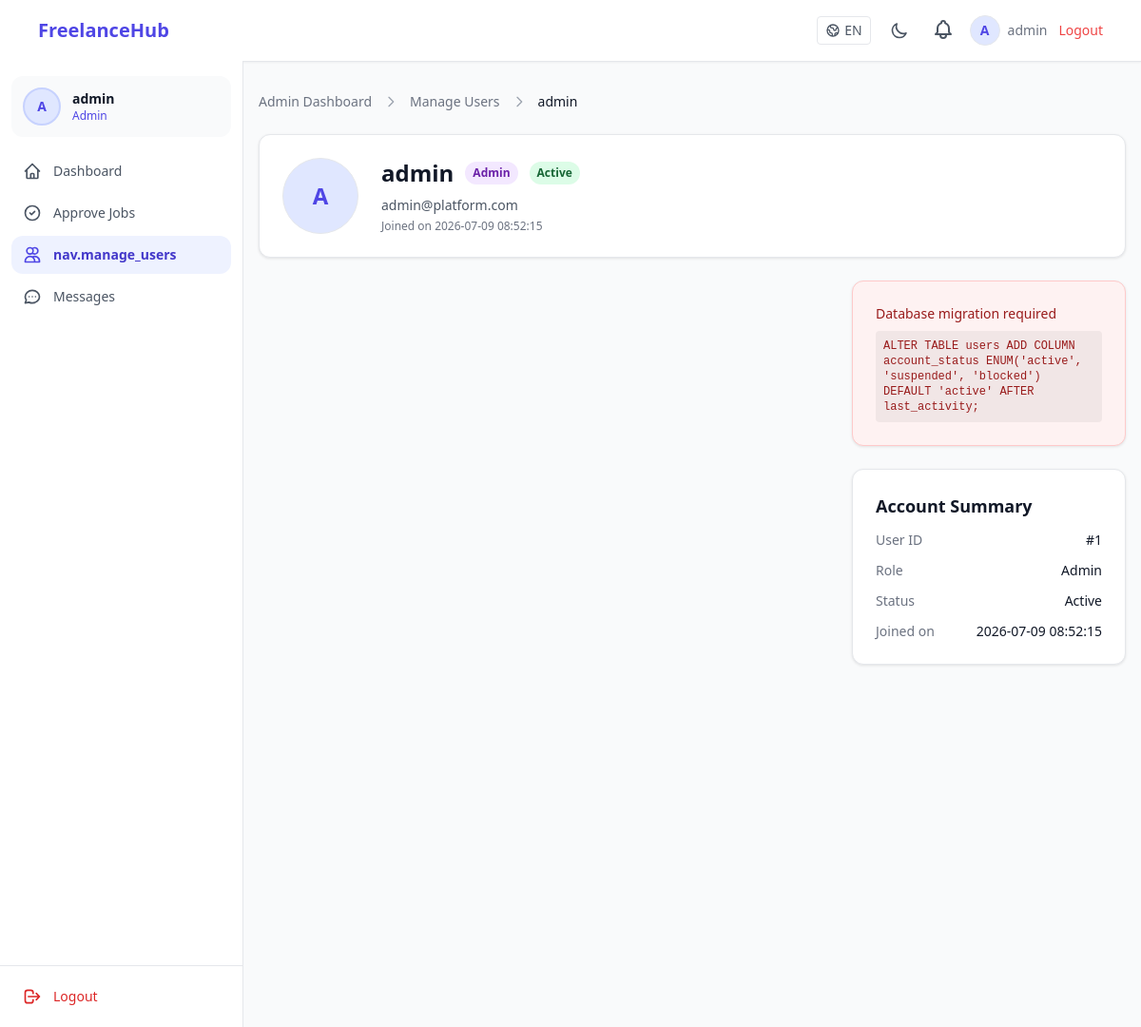
The page /admin/view_user.php?id=1 (signed in) on the database its author committed.
### tables this page shows
CREATE TABLE users (
    id INT PRIMARY KEY AUTO_INCREMENT,
    username VARCHAR(50) NOT NULL,
    email VARCHAR(100) UNIQUE NOT NULL,
    password VARCHAR(255) NOT NULL,
    profile_image VARCHAR(255) DEFAULT NULL,
    role ENUM('admin', 'company', 'freelancer') NOT NULL,
    created_at TIMESTAMP DEFAULT CURRENT_TIMESTAMP
);

### admin/view_user.php (the view, shortened to what the rows shown need)
<?php
require_once __DIR__ . '/../config/db.php';
require_once __DIR__ . '/../config/auth.php';
require_once __DIR__ . '/../config/notifications.php';
require_role('admin');
$has_status_col = has_account_status_column();
$user_id = (int) ($_GET['id'] ?? 0);
$status_col = $has_status_col ? 'account_status,' : "'active' AS account_status,";
$stmt = $conn->prepare("SELECT id, username, email, role, {$status_col} created_at, profile_image FROM users WHERE id = ?");
$stmt->bind_param('i', $user_id);
$stmt->execute();
$target_user = $stmt->get_result()->fetch_assoc();
$status = $target_user['account_status'] ?? 'active';
require __DIR__ . '/../includes/header.php';
?>
<div class="mb-6 admin-fade">
    <div class="flex items-center gap-3 mb-1">
        <a href="<?= e(base_url('admin/admin_dashboard.php')) ?>" class="text-sm hover:underline" style="color:var(--color-text-muted)"><?= e(__('admin.dashboard_title')) ?></a>
        <svg class="w-4 h-4" fill="none" viewBox="0 0 24 24" stroke="currentColor" stroke-width="2" style="color:var(--color-text-placeholder)"><path stroke-linecap="round" stroke-linejoin="round" d="M9 5l7 7-7 7"/></svg>
        <a href="<?= e(base_url('admin/manage_users.php')) ?>" class="text-sm hover:underline" style="color:var(--color-text-muted)"><?= e(__('admin.manage_users')) ?></a>
        <svg class="w-4 h-4" fill="none" viewBox="0 0 24 24" stroke="currentColor" stroke-width="2" style="color:var(--color-text-placeholder)"><path stroke-linecap="round" stroke-linejoin="round" d="M9 5l7 7-7 7"/></svg>
        <span class="text-sm font-medium" style="color:var(--color-text-primary)"><?= e($target_user['username']) ?></span>
    </div>
</div>
<div class="card mb-6">
    <div class="flex flex-wrap items-start gap-6">
        <?php $imgUrl = profile_image_url($target_user['profile_image']); ?>
        <?php if ($imgUrl): ?>
            <img src="<?= e($imgUrl) ?>" alt="" class="w-20 h-20 rounded-full object-cover border" style="border-color:var(--color-border)">
        <?php else: ?>
            <div class="w-20 h-20 rounded-full bg-indigo-100 dark:bg-indigo-900 flex items-center justify-center text-indigo-600 dark:text-indigo-300 font-bold text-2xl border" style="border-color:var(--color-border)">
                <?= e(_first_char($target_user['username'])) ?>
            </div>
        <?php endif; ?>
        <div class="flex-1 min-w-0">
            <div class="flex flex-wrap items-center gap-3 mb-2">
                <h1 class="text-2xl font-bold" style="color:var(--color-text-primary)"><?= e($target_user['username']) ?></h1>
                <?php
                $role_class = $target_user['role'] === 'company'
                    ? 'bg-green-100 dark:bg-green-900/30 text-green-800 dark:text-green-300'
                    : 'bg-purple-100 dark:bg-purple-900/30 text-purple-800 dark:text-purple-300';
                ?>
                <span class="inline-flex px-2 py-1 text-xs font-semibold rounded-full <?= $role_class ?>"><?= e(ucfirst($target_user['role'])) ?></span>
                <?php
                $status_classes = [
                    'active' => 'bg-green-100 dark:bg-green-900/30 text-green-800 dark:text-green-300',
                    'suspended' => 'bg-yellow-100 dark:bg-yellow-900/30 text-yellow-800 dark:text-yellow-300',
                    'blocked' => 'bg-red-100 dark:bg-red-900/30 text-red-800 dark:text-red-300',
                ];
                $sc = $status_classes[$status] ?? $status_classes['active'];
                ?>
                <span class="inline-flex px-2 py-1 text-xs font-semibold rounded-full <?= $sc ?>"><?= e(__('user_status.' . $status)) ?></span>
            </div>
            <p class="text-sm mb-1" style="color:var(--color-text-secondary)"><?= e($target_user['email']) ?></p>
            <p class="text-xs" style="color:var(--color-text-muted)"><?= e(__('admin.joined_on')) ?> <?= e($target_user['created_at']) ?></p>
        </div>
    </div>
</div>
<div class="grid md:grid-cols-3 gap-6">
    <div class="space-y-6">
        <div class="card">
            <h2 class="text-lg font-semibold mb-3" style="color:var(--color-text-primary)"><?= e(__('admin.account_summary')) ?></h2>
            <div class="space-y-3 text-sm">
                <div class="flex justify-between">
                    <span style="color:var(--color-text-muted)"><?= e(__('admin.user_id')) ?></span>
                    <span style="color:var(--color-text-primary)">#<?= $target_user['id'] ?></span>
                </div>
                <div class="flex justify-between">
                    <span style="color:var(--color-text-muted)"><?= e(__('admin.role')) ?></span>
                    <span style="color:var(--color-text-primary)"><?= e(ucfirst($target_user['role'])) ?></span>
                </div>
                <div class="flex justify-between">
                    <span style="color:var(--color-text-muted)"><?= e(__('admin.joined_on')) ?></span>
                    <span style="color:var(--color-text-primary)"><?= e($target_user['created_at']) ?></span>
                </div>
            </div>
        </div>
    </div>
</div>
<?php require __DIR__ . '/../includes/footer.php'; ?>

### includes/navbar.php (shortened to what the rows shown need)
<?php
require_once __DIR__ . '/../config/db.php';
require_once __DIR__ . '/../config/notifications.php';
$user = current_user();
$role = $user['role'] ?? null;
if ($role && isset($user['user_id'])) {
    $unread_count = get_unread_notification_count($conn, (int) $user['user_id']);
    if (in_array($role, ['company', 'freelancer', 'admin'], true)) {
        require_once __DIR__ . '/../config/chat.php';
        $chat_unread = get_unread_count($conn, (int) $user['user_id']);
    }
}
$current_lang = current_lang();
?>
<nav class="shadow-sm border-b" style="background:var(--color-nav);border-color:var(--color-border)">
    <div class="container mx-auto px-4 max-w-6xl">
        <div class="flex items-center justify-between h-16">
            <div class="flex items-center gap-3">
                <?php if ($role): ?>
                    <div class="relative" id="lang-switcher">
                        <button type="button" onclick="document.getElementById('lang-dropdown').classList.toggle('hidden')" class="flex items-center gap-1 px-2 py-1 rounded text-sm font-medium border" style="color:var(--color-text-secondary);border-color:var(--color-border);background:var(--color-card)">
                            <span class="hidden sm:inline"><?= $current_lang === 'my' ? 'MY' : 'EN' ?></span>
                        </button>
                    </div>
                    <button id="theme-toggle" type="button" class="p-2 rounded-lg hover:bg-gray-100 dark:hover:bg-gray-700" style="color:var(--color-text-secondary)" aria-label="Toggle theme">
                        <svg class="w-5 h-5 dark:hidden" fill="none" viewBox="0 0 24 24" stroke="currentColor" stroke-width="2">
                            <path stroke-linecap="round" stroke-linejoin="round" d="M20.354 15.354A9 9 0 018.646 3.646 9.003 9.003 0 0012 21a9.003 9.003 0 008.354-5.646z"/>
                        </svg>
                    </button>
                    <div class="relative notification-container">
                        <button type="button" class="notification-toggle relative p-1 rounded-lg hover:bg-gray-100 dark:hover:bg-gray-700 focus:outline-none transition-colors" style="color:var(--color-text-secondary)" aria-label="<?= e(__('notif.title')) ?>">
                        </button>
                    </div>
                    <?php $profileLink = $role === 'company' ? 'company/profile.php' : ($role === 'freelancer' ? 'freelancer/profile.php' : '#'); ?>
                    <a href="<?= e(base_url($profileLink)) ?>" class="flex items-center gap-2 hover:opacity-80 transition-opacity">
                        <?php $imgUrl = profile_image_url($user['profile_image']); ?>
                        <?php if ($imgUrl): ?>
                            <img src="<?= e($imgUrl) ?>" alt="" class="w-8 h-8 rounded-full object-cover border" style="border-color:var(--color-border)">
                        <?php else: ?>
                            <div class="w-8 h-8 rounded-full bg-indigo-100 dark:bg-indigo-900 flex items-center justify-center text-indigo-600 dark:text-indigo-300 font-bold text-sm border" style="border-color:var(--color-border)">
                                <?= e(_first_char($user['username'])) ?>
                            </div>
                        <?php endif; ?>
                        <span class="text-sm hidden sm:inline" style="color:var(--color-text-muted)"><?= e($user['username']) ?></span>
                    </a>
                    <a href="<?= e(base_url('logout.php')) ?>" class="text-sm font-medium text-red-500 hover:text-red-600"><?= e(__('nav.logout')) ?></a>
                <?php endif; ?>
            </div>
        </div>
    </div>
</nav>

### admin/includes/admin_sidebar.php (shortened to what the rows shown need)
<?php
$admin_user = current_user();
$admin_script = basename($_SERVER['SCRIPT_NAME'] ?? '');
$admin_dir = basename(dirname($_SERVER['SCRIPT_NAME'] ?? ''));
$admin_page = match(true) {
    $admin_script === 'admin_dashboard.php' => 'dashboard',
    $admin_script === 'approve_jobs.php' => 'approve',
    $admin_script === 'manage_users.php' || $admin_script === 'view_user.php' => 'users',
    $admin_dir === 'chat' && $admin_script === 'index.php' => 'messages',
    default => 'dashboard'
};
$admin_pending_count = 0;
try {
    $r = $conn->query("SELECT COUNT(*) AS cnt FROM jobs WHERE status = 'pending'");
    if ($r) $admin_pending_count = (int) $r->fetch_assoc()['cnt'];
} catch (mysqli_sql_exception $e) {}
$admin_nav = [
    [
        'id' => 'dashboard',
        'label' => __('nav.dashboard'),
        'url' => 'admin/admin_dashboard.php',
        'icon' => 'M3 12l2-2m0 0l7-7 7 7M5 10v10a1 1 0 001 1h3m10-11l2 2m-2-2v10a1 1 0 01-1 1h-3m-6 0a1 1 0 001-1v-4a1 1 0 011-1h2a1 1 0 011 1v4a1 1 0 001 1m-6 0h6',
    ],
    [
        'id' => 'approve',
        'label' => __('nav.approve_jobs'),
        'url' => 'admin/approve_jobs.php',
        'icon' => 'M9 12l2 2 4-4m6 2a9 9 0 11-18 0 9 9 0 0118 0z',
        'badge' => $admin_pending_count > 0 ? $admin_pending_count : null,
    ],
    [
        'id' => 'users',
        'label' => __('nav.manage_users'),
        'url' => 'admin/manage_users.php',
        'icon' => 'M12 4.354a4 4 0 110 5.292M15 21H3v-1a6 6 0 0112 0v1zm0 0h6v-1a6 6 0 00-9-5.197M13 7a4 4 0 11-8 0 4 4 0 018 0z',
    ],
    [
        'id' => 'messages',
        'label' => __('nav.messages'),
        'url' => 'chat/index.php',
        'icon' => 'M8 12h.01M12 12h.01M16 12h.01M21 12c0 4.418-4.03 8-9 8a9.863 9.863 0 01-4.255-.949L3 20l1.395-3.72C3.512 15.042 3 13.574 3 12c0-4.418 4.03-8 9-8s9 3.582 9 8z',
        'badge' => ($chat_unread ?? 0) > 0 ? min($chat_unread, 99) : null,
    ],
];
?>
<div class="py-4 px-3">
    <div class="flex items-center gap-3 px-3 py-3 mb-4 rounded-xl" style="background:var(--color-bg)">
        <?php $admin_img = profile_image_url($admin_user['profile_image'] ?? ''); ?>
        <?php if ($admin_img): ?>
            <img src="<?= e($admin_img) ?>" alt="" class="w-10 h-10 rounded-full object-cover border-2 border-indigo-200 dark:border-indigo-800">
        <?php else: ?>
            <div class="w-10 h-10 rounded-full bg-indigo-100 dark:bg-indigo-900 flex items-center justify-center text-indigo-600 dark:text-indigo-300 font-bold text-sm border-2 border-indigo-200 dark:border-indigo-800 flex-shrink-0">
                <?= e(_first_char($admin_user['username'] ?? 'A')) ?>
            </div>
        <?php endif; ?>
        <div class="min-w-0 flex-1">
            <p class="text-sm font-semibold truncate" style="color:var(--color-text-primary)"><?= e($admin_user['username'] ?? '') ?></p>
            <p class="text-xs font-medium text-indigo-600 dark:text-indigo-400"><?= e(__('role.admin')) ?></p>
        </div>
    </div>
    <nav class="space-y-1">
        <?php foreach ($admin_nav as $item):
            $is_active = $admin_page === $item['id'];
            $active_classes = 'bg-indigo-50 dark:bg-indigo-900/30 text-indigo-700 dark:text-indigo-300 font-semibold';
            $inactive_classes = 'text-gray-600 dark:text-gray-400 hover:bg-gray-100 dark:hover:bg-gray-800 font-medium';
        ?>
            <a href="<?= e(base_url($item['url'])) ?>"
               class="flex items-center gap-3 px-3 py-2.5 rounded-xl text-sm transition-all duration-200 <?= $is_active ? $active_classes : $inactive_classes ?>"
               style="<?= $is_active ? '' : 'color:var(--color-text-secondary)' ?>">
                <svg class="w-5 h-5 flex-shrink-0 <?= $is_active ? 'text-indigo-600 dark:text-indigo-400' : '' ?>" fill="none" viewBox="0 0 24 24" stroke="currentColor" stroke-width="2">
                    <path stroke-linecap="round" stroke-linejoin="round" d="<?= $item['icon'] ?>"/>
                </svg>
                <span class="flex-1 truncate"><?= e($item['label']) ?></span>
            </a>
        <?php endforeach; ?>
    </nav>
</div>
<div class="mt-auto p-3 border-t" style="border-color:var(--color-border)">
    <a href="<?= e(base_url('logout.php')) ?>"
       class="flex items-center gap-3 px-3 py-2.5 rounded-xl text-sm font-medium text-red-600 dark:text-red-400 hover:bg-red-50 dark:hover:bg-red-900/20 transition-all duration-200">
        <svg class="w-5 h-5 flex-shrink-0" fill="none" viewBox="0 0 24 24" stroke="currentColor" stroke-width="2">
            <path stroke-linecap="round" stroke-linejoin="round" d="M17 16l4-4m0 0l-4-4m4 4H7m6 4v1a3 3 0 01-3 3H6a3 3 0 01-3-3V7a3 3 0 013-3h4a3 3 0 013 3v1"/>
        </svg>
        <?= e(__('nav.logout')) ?>
    </a>
</div>

### rows shown on the page
users: username "A", username "admin", role "Admin", email "admin@platform.com", created_at "2026-07-09 08:52:15", id "1"

### other values the page prints
__('app.name') "FreelanceHub"
__('nav.logout') "Logout"
__('role.admin') "Admin"
$item['label'] "Dashboard"
$item['label'] "Approve Jobs"
$item['label'] "nav.manage_users"
$item['label'] "Messages"
__('admin.dashboard_title') "Admin Dashboard"
__('admin.manage_users') "Manage Users"
__('user_status.' . $status) "Active"
__('admin.joined_on') "Joined on"
__('admin.migration_required') "Database migration required"
__('admin.account_summary') "Account Summary"
__('admin.user_id') "User ID"
__('admin.role') "Role"
